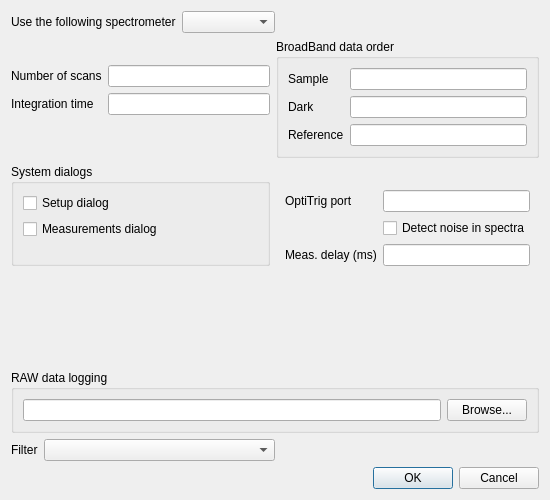
<?xml version="1.0" encoding="UTF-8"?>
<ui version="4.0">
 <class>SpectrometerSettingsDialog</class>
 <widget class="QDialog" name="SpectrometerSettingsDialog">
  <property name="geometry">
   <rect>
    <x>0</x>
    <y>0</y>
    <width>550</width>
    <height>500</height>
   </rect>
  </property>
  <property name="windowTitle">
   <string>Spectrometer Settings</string>
  </property>
  <layout class="QVBoxLayout" name="verticalLayout_2" stretch="1,1,255,1,1,1">
   <item>
    <layout class="QHBoxLayout" name="horizontalLayout_3" stretch="1,1">
     <item>
      <layout class="QFormLayout" name="formLayout_2">
       <item row="0" column="0">
        <widget class="QLabel" name="label">
         <property name="text">
          <string>Use the following spectrometer</string>
         </property>
         <property name="buddy">
          <cstring>comboBoxSpectrometer</cstring>
         </property>
        </widget>
       </item>
       <item row="0" column="1">
        <widget class="QComboBox" name="comboBoxSpectrometer"/>
       </item>
      </layout>
     </item>
     <item>
      <spacer name="horizontalSpacer_2">
       <property name="orientation">
        <enum>Qt::Horizontal</enum>
       </property>
       <property name="sizeHint" stdset="0">
        <size>
         <width>40</width>
         <height>20</height>
        </size>
       </property>
      </spacer>
     </item>
    </layout>
   </item>
   <item>
    <layout class="QGridLayout" name="gridLayout_3">
     <item row="0" column="0">
      <layout class="QGridLayout" name="gridLayout_2">
       <property name="topMargin">
        <number>26</number>
       </property>
       <item row="1" column="1">
        <widget class="QLineEdit" name="lineEditIntegrationTime"/>
       </item>
       <item row="0" column="0">
        <widget class="QLabel" name="label_2">
         <property name="text">
          <string>Number of scans</string>
         </property>
         <property name="buddy">
          <cstring>lineEditNumberOfScans</cstring>
         </property>
        </widget>
       </item>
       <item row="0" column="1">
        <widget class="QLineEdit" name="lineEditNumberOfScans"/>
       </item>
       <item row="1" column="0">
        <widget class="QLabel" name="label_3">
         <property name="text">
          <string>Integration time</string>
         </property>
         <property name="buddy">
          <cstring>lineEditIntegrationTime</cstring>
         </property>
        </widget>
       </item>
       <item row="2" column="0" colspan="2">
        <spacer name="verticalSpacer">
         <property name="orientation">
          <enum>Qt::Vertical</enum>
         </property>
         <property name="sizeHint" stdset="0">
          <size>
           <width>20</width>
           <height>40</height>
          </size>
         </property>
        </spacer>
       </item>
      </layout>
     </item>
     <item row="0" column="1">
      <widget class="QGroupBox" name="groupBox">
       <property name="title">
        <string>BroadBand data order</string>
       </property>
       <layout class="QFormLayout" name="formLayout">
        <item row="0" column="0">
         <widget class="QLabel" name="label_7">
          <property name="text">
           <string>Sample</string>
          </property>
          <property name="buddy">
           <cstring>lineEditBroadBandSample</cstring>
          </property>
         </widget>
        </item>
        <item row="0" column="1">
         <widget class="QLineEdit" name="lineEditBroadBandSample"/>
        </item>
        <item row="1" column="0">
         <widget class="QLabel" name="label_8">
          <property name="text">
           <string>Dark</string>
          </property>
          <property name="buddy">
           <cstring>lineEditBroadBandDark</cstring>
          </property>
         </widget>
        </item>
        <item row="1" column="1">
         <widget class="QLineEdit" name="lineEditBroadBandDark"/>
        </item>
        <item row="2" column="0">
         <widget class="QLabel" name="label_9">
          <property name="text">
           <string>Reference</string>
          </property>
          <property name="buddy">
           <cstring>lineEditBroadBandReference</cstring>
          </property>
         </widget>
        </item>
        <item row="2" column="1">
         <widget class="QLineEdit" name="lineEditBroadBandReference"/>
        </item>
       </layout>
      </widget>
     </item>
     <item row="1" column="0">
      <widget class="QGroupBox" name="groupBox_2">
       <property name="title">
        <string>System dialogs</string>
       </property>
       <layout class="QVBoxLayout" name="verticalLayout">
        <item>
         <widget class="QCheckBox" name="checkBoxSystemDialogSetup">
          <property name="text">
           <string>Setup dialog</string>
          </property>
         </widget>
        </item>
        <item>
         <widget class="QCheckBox" name="checkBoxSystemDialogMeasurements">
          <property name="text">
           <string>Measurements dialog</string>
          </property>
         </widget>
        </item>
        <item>
         <spacer name="verticalSpacer_3">
          <property name="orientation">
           <enum>Qt::Vertical</enum>
          </property>
          <property name="sizeHint" stdset="0">
           <size>
            <width>20</width>
            <height>40</height>
           </size>
          </property>
         </spacer>
        </item>
       </layout>
      </widget>
     </item>
     <item row="1" column="1">
      <layout class="QGridLayout" name="gridLayout">
       <property name="leftMargin">
        <number>9</number>
       </property>
       <property name="topMargin">
        <number>26</number>
       </property>
       <property name="rightMargin">
        <number>9</number>
       </property>
       <item row="0" column="0">
        <widget class="QLabel" name="label_4">
         <property name="text">
          <string>OptiTrig port</string>
         </property>
         <property name="buddy">
          <cstring>lineEditOptiTrigPort</cstring>
         </property>
        </widget>
       </item>
       <item row="2" column="1">
        <widget class="QLineEdit" name="lineEditMeasDelay"/>
       </item>
       <item row="0" column="1">
        <widget class="QLineEdit" name="lineEditOptiTrigPort"/>
       </item>
       <item row="1" column="1">
        <widget class="QCheckBox" name="checkBoxDetectNoiseInSpectra">
         <property name="text">
          <string>Detect noise in spectra</string>
         </property>
        </widget>
       </item>
       <item row="2" column="0">
        <widget class="QLabel" name="label_5">
         <property name="text">
          <string>Meas. delay (ms)</string>
         </property>
         <property name="buddy">
          <cstring>lineEditMeasDelay</cstring>
         </property>
        </widget>
       </item>
      </layout>
     </item>
    </layout>
   </item>
   <item>
    <spacer name="verticalSpacer_4">
     <property name="orientation">
      <enum>Qt::Vertical</enum>
     </property>
     <property name="sizeHint" stdset="0">
      <size>
       <width>498</width>
       <height>77</height>
      </size>
     </property>
    </spacer>
   </item>
   <item>
    <widget class="QGroupBox" name="groupBox_3">
     <property name="title">
      <string>RAW data logging</string>
     </property>
     <layout class="QHBoxLayout" name="horizontalLayout">
      <item>
       <widget class="QLineEdit" name="lineEditRAWDataLogging"/>
      </item>
      <item>
       <widget class="QPushButton" name="pushButtonRAWDataLoggingBrowse">
        <property name="text">
         <string>Browse...</string>
        </property>
       </widget>
      </item>
     </layout>
    </widget>
   </item>
   <item>
    <layout class="QHBoxLayout" name="horizontalLayout_2" stretch="1,1">
     <item>
      <layout class="QFormLayout" name="formLayout_3">
       <item row="0" column="0">
        <widget class="QLabel" name="label_6">
         <property name="text">
          <string>Filter</string>
         </property>
        </widget>
       </item>
       <item row="0" column="1">
        <widget class="QComboBox" name="comboBoxFilter"/>
       </item>
      </layout>
     </item>
     <item>
      <spacer name="horizontalSpacer">
       <property name="orientation">
        <enum>Qt::Horizontal</enum>
       </property>
       <property name="sizeHint" stdset="0">
        <size>
         <width>208</width>
         <height>20</height>
        </size>
       </property>
      </spacer>
     </item>
    </layout>
   </item>
   <item>
    <widget class="QDialogButtonBox" name="buttonBox">
     <property name="orientation">
      <enum>Qt::Horizontal</enum>
     </property>
     <property name="standardButtons">
      <set>QDialogButtonBox::Cancel|QDialogButtonBox::Ok</set>
     </property>
    </widget>
   </item>
  </layout>
 </widget>
 <resources/>
 <connections/>
</ui>
